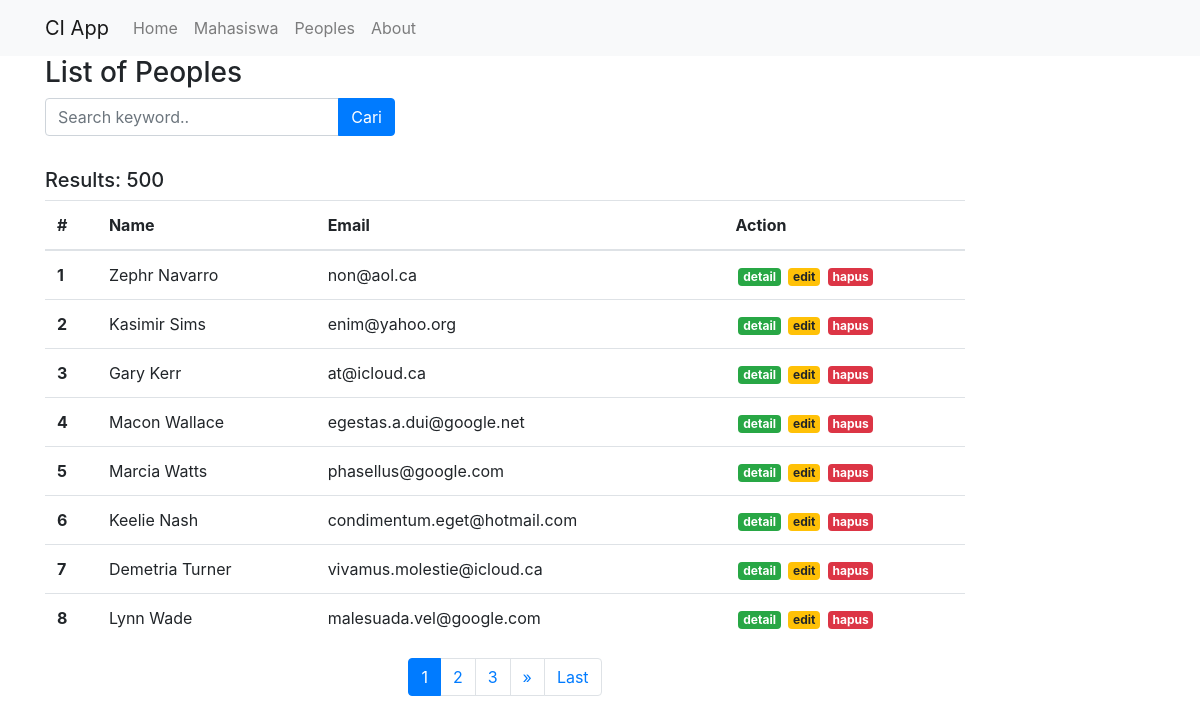
/index.php/peoples, run on the app's committed database.
### tables this page shows
CREATE TABLE `peoples` (
  `id` mediumint(8) UNSIGNED NOT NULL,
  `name` varchar(255) DEFAULT NULL,
  `address` varchar(255) DEFAULT NULL,
  `email` varchar(255) DEFAULT NULL
);

### application/controllers/Peoples.php (called while the page is built, shortened)
<?php
class Peoples extends CI_Controller
{
    public function index()
    {
        $data['judul'] = 'List of Peoples';
        $this->load->model('Peoples_model');
        $this->load->library('pagination');
        if ($this->input->post('submit')) {
            $data['keyword'] = $this->input->post('keyword');
            $this->session->set_userdata('keyword', $data['keyword']);
        } else {
            $data['keyword'] = $this->session->userdata('keyword');
        }
        $this->db->like('name', $data['keyword']);
        $this->db->or_like('email', $data['keyword']);
        $this->db->from('peoples');
        $config['total_rows'] = $this->db->count_all_results();
        $data['total_rows'] = $config['total_rows'];
        $config['per_page'] = 8;
        $data['start'] = $this->uri->segment(3);
        $data['peoples'] = $this->Peoples_model->getPeoples($config['per_page'], $data['start'], $data['keyword']);
        $this->load->view("templates/header", $data);
        $this->load->view("peoples/index", $data);
        $this->load->view("templates/footer");
    }
}

### index.php (called while the page is built, shortened)
<?php
require_once BASEPATH.'core/CodeIgniter.php';

### application/config/config.php (called while the page is built, shortened)
<?php
$config['base_url'] = 'http://localhost/wpu/wpu-api/9.membuat-rest-client/wpu-rest-client/';
$config['index_page'] = '';
$config['uri_protocol']    = 'REQUEST_URI';
$config['url_suffix'] = '';
$config['language']    = 'english';
$config['charset'] = 'UTF-8';
$config['enable_hooks'] = FALSE;
$config['subclass_prefix'] = 'MY_';
$config['composer_autoload'] = FCPATH . '/vendor/autoload.php';
$config['permitted_uri_chars'] = 'a-z 0-9~%.:_\-';
$config['enable_query_strings'] = FALSE;
$config['controller_trigger'] = 'c';
$config['function_trigger'] = 'm';
$config['directory_trigger'] = 'd';
$config['allow_get_array'] = TRUE;
$config['log_threshold'] = 0;
$config['log_path'] = '';
$config['log_file_extension'] = '';
$config['log_file_permissions'] = 0644;
$config['log_date_format'] = 'Y-m-d H:i:s';
$config['error_views_path'] = '';
$config['cache_path'] = '';
$config['cache_query_string'] = FALSE;
$config['encryption_key'] = '';
$config['sess_driver'] = 'files';
$config['sess_cookie_name'] = 'ci_session';
$config['sess_expiration'] = 7200;
$config['sess_save_path'] = NULL;
$config['sess_match_ip'] = FALSE;
$config['sess_time_to_update'] = 300;
$config['sess_regenerate_destroy'] = FALSE;
$config['cookie_prefix']    = '';
$config['cookie_domain']    = '';
$config['cookie_path']        = '/';
$config['cookie_secure']    = FALSE;
$config['cookie_httponly']     = FALSE;
$config['standardize_newlines'] = FALSE;
$config['global_xss_filtering'] = FALSE;
$config['csrf_protection'] = FALSE;
$config['csrf_token_name'] = 'csrf_test_name';
$config['csrf_cookie_name'] = 'csrf_cookie_name';
$config['csrf_expire'] = 7200;
$config['csrf_regenerate'] = TRUE;
$config['csrf_exclude_uris'] = array();
$config['compress_output'] = FALSE;
$config['time_reference'] = 'local';
$config['rewrite_short_tags'] = FALSE;
$config['proxy_ips'] = '';

### application/models/Peoples_model.php (called while the page is built, shortened)
<?php
class Peoples_model extends CI_Model
{
    public function getPeoples($limit, $start, $keyword = null)
    {
        return $this->db->get('peoples', $limit, $start)->result_array();
    }
}

### application/views/peoples/index.php (the view, shortened to what this page needs)
<div class="container">
    <h3>List of Peoples</h3>
    <div class="row">
        <div class="col-md-4">
            <form action="<?= base_url('peoples'); ?>" method="post">
                <div class="input-group mb-3">
                    <input type="text" class="form-control" placeholder="Search keyword.." name="keyword" autocomplete="off" autofocus>
                    <div class="input-group-append">
                        <input class="btn btn-primary" type="submit" name="submit" value="Cari">
                    </div>
                </div>
            </form>
        </div>
    </div>
    <div class="row mt-3">
        <div class="col-md-10">
            <h5>Results: <?= $total_rows; ?></h5>
            <table class="table">
                <thead>
                    <tr>
                        <th>#</th>
                        <th>Name</th>
                        <th>Email</th>
                        <th>Action</th>
                    </tr>
                </thead>
                <tbody>
                    <?php
                    foreach ($peoples as $people) :
                    ?>
                        <tr>
                            <th><?= ++$start ?></th>
                            <td><?= $people['name']; ?></td>
                            <td><?= $people['email']; ?></td>
                            <td>
                                <a href="" class="badge badge-success">detail</a>
                                <a href="" class="badge badge-warning">edit</a>
                                <a href="" class="badge badge-danger">hapus</a>
                            </td>
                        </tr>
                    <?php endforeach; ?>
                </tbody>
            </table>
            <?= $this->pagination->create_links(); ?>
        </div>
    </div>
</div>

### application/config/pagination.php (shortened to what this page needs)
<?php
$config['base_url'] = 'http://localhost/wpu/wpu-ngobar9-15/peoples/index';
$config['full_tag_open'] = '<nav><ul class="pagination justify-content-center">';
$config['full_tag_close'] = '</ul></nav>';
$config['first_link'] = 'First';
$config['first_tag_open'] = '<li class="page-item">';
$config['first_tag_close'] = '</li>';
$config['last_link'] = 'Last';
$config['last_tag_open'] = '<li class="page-item">';
$config['last_tag_close'] = '</li>';
$config['next_link'] = '&raquo';
$config['next_tag_open'] = '<li class="page-item">';
$config['next_tag_close'] = '</li>';
$config['cur_tag_open'] = '<li class="page-item active"><a class="page-link" href="#">';
$config['cur_tag_close'] = '</a></li>';
$config['num_tag_open'] = '<li class="page-item">';
$config['num_tag_close'] = '</li>';

### application/views/templates/header.php (shortened to what this page needs)
<!doctype html>
<html lang="en">
<head>
    <link rel="stylesheet" href="https://cdn.jsdelivr.net/npm/bootstrap@4.6.1/dist/css/bootstrap.min.css">
    <link rel="stylesheet" href="<?= base_url('assets/css/style.css'); ?>">
</head>
<body>
    <nav class="navbar navbar-expand-lg navbar-light bg-light">
        <div class="container">
            <a class="navbar-brand" href="#">CI App</a>
            <div class="collapse navbar-collapse" id="navbarNav">
                <ul class="navbar-nav">
                    <li class="nav-item">
                        <a class="nav-link" href="<?= base_url(); ?>">Home <span class="sr-only">(current)</span></a>
                    </li>
                    <li class="nav-item">
                        <a class="nav-link" href="<?= base_url('mahasiswa'); ?>">Mahasiswa</a>
                    </li>
                    <li class="nav-item">
                        <a class="nav-link" href="<?= base_url('peoples'); ?>">Peoples</a>
                    </li>
                    <li class="nav-item">
                        <a class="nav-link" href="<?= base_url('about'); ?>">About</a>
                    </li>
                </ul>
            </div>
        </div>
    </nav>

### application/views/templates/footer.php (shortened to what this page needs)
</body>
</html>

### assets/css/style.css (style rules this page uses)
.badge { margin-left: 3px; }

### data on the page
peoples: name "Zephr Navarro", email "non@aol.ca"
peoples: name "Kasimir Sims", email "enim@yahoo.org"
peoples: name "Gary Kerr", email "at@icloud.ca"
peoples: name "Macon Wallace", email "egestas.a.dui@google.net"
peoples: name "Marcia Watts", email "phasellus@google.com"
peoples: name "Keelie Nash", email "condimentum.eget@hotmail.com"
peoples: name "Demetria Turner", email "vivamus.molestie@icloud.ca"
peoples: name "Lynn Wade", email "malesuada.vel@google.com"

### other printed values
$total_rows "500"
$this->pagination->create_links() "1 2 3 » Last"
